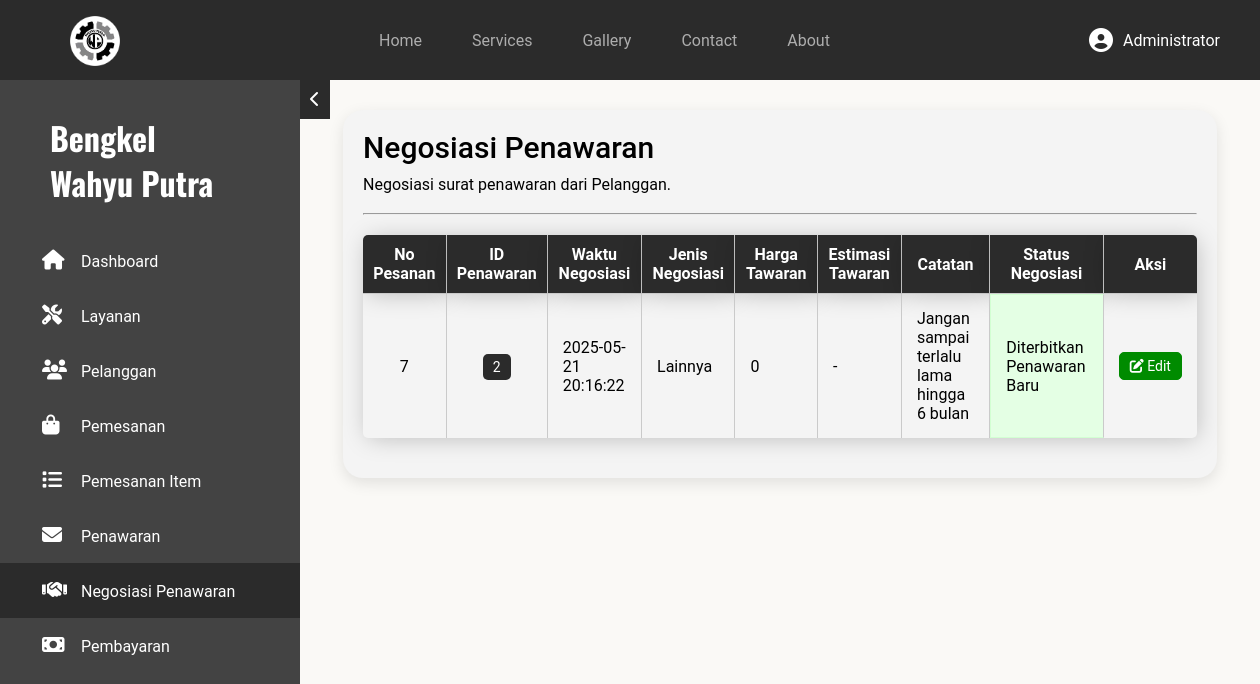
/dashboard/admin/negosiasi/index.php (signed in), run on an earlier commit of the app's database.
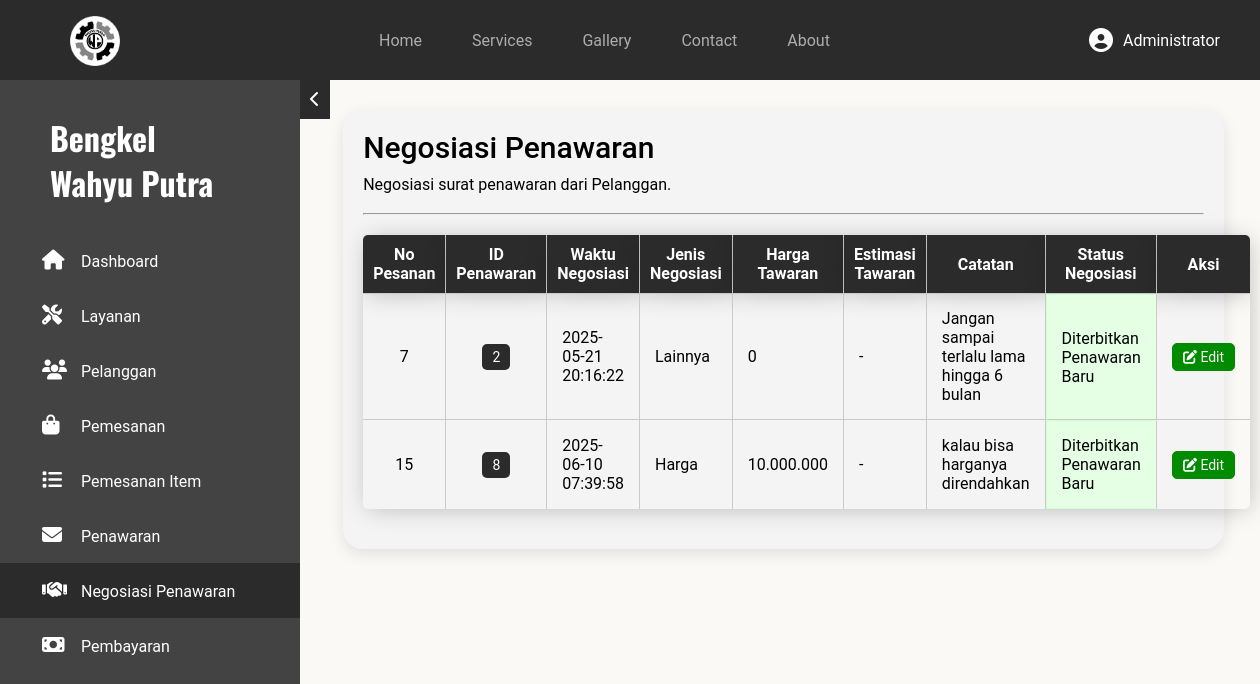
And on a later commit of the database.
### tables this page shows
CREATE TABLE `negosiasi_penawaran` (
  `id_negosiasi` int(11) NOT NULL,
  `id_penawaran` int(11) NOT NULL,
  `waktu_negosiasi` datetime NOT NULL DEFAULT current_timestamp(),
  `jenis_negosiasi` enum('Harga','Estimasi','Harga & Estimasi','Lainnya') NOT NULL,
  `harga_tawaran` int(11) DEFAULT NULL,
  `estimasi_tawaran` varchar(50) DEFAULT NULL,
  `catatan` text DEFAULT NULL,
  `status_negosiasi` enum('Menunggu','Diterbitkan Penawaran Baru') NOT NULL DEFAULT 'Menunggu'
);

CREATE TABLE `pemesanan` (
  `no_pesanan` int(11) NOT NULL,
  `id_pelanggan` int(11) NOT NULL,
  `waktu_pemesanan` datetime NOT NULL DEFAULT current_timestamp(),
  `nama_jalan` varchar(100) NOT NULL,
  `kecamatan` varchar(50) NOT NULL,
  `kabupaten_kota` varchar(50) NOT NULL,
  `provinsi` varchar(30) NOT NULL,
  `kode_pos` char(5) NOT NULL,
  `detail` varchar(50) DEFAULT NULL,
  `id_service` int(11) NOT NULL,
  `estimasi` date DEFAULT NULL,
  `status_pesanan` enum('Menunggu Penawaran','Penawaran Diterbitkan','Negosiasi Penawaran','Dalam Proses','Menunggu Pembayaran','Konfirmasi Pembayaran','Selesai') NOT NULL DEFAULT 'Menunggu Penawaran'
);

### dashboard/admin/negosiasi/index.php (the view, shortened to what this page needs)
<?php
require_once $_SERVER['DOCUMENT_ROOT'] . "/includes/global/koneksi.php";
?>
<!DOCTYPE html>
<html lang="en">
<head>
    <link rel="stylesheet" href="/assets/css/global.css">
    <link rel="stylesheet" href="/assets/css/admin.css">
    <link rel="stylesheet" href="/assets/fontawesome/css/all.css">
</head>
<body>
    <?php require_once $_SERVER['DOCUMENT_ROOT'] . "/includes/global/nav.php"; ?>
    <main>
        <?php require_once $_SERVER['DOCUMENT_ROOT'] . "/includes/admin/aside.php"; ?>
        <div class="container-crud">
            <section class="daftar-crud">
                <h1>Negosiasi Penawaran</h1>
                <p>Negosiasi surat penawaran dari Pelanggan.</p><br>
                <hr>
                <?php
                $querySelect = "SELECT ng.*, ps.no_pesanan  FROM negosiasi_penawaran ng
JOIN penawaran pw ON pw.id_penawaran = ng.id_penawaran
JOIN pemesanan ps ON ps.no_pesanan = pw.no_pesanan";
                $sql = mysqli_query($conn, $querySelect);
                ?>
                <table class="table-crud">
                    <tr>
                        <th>No Pesanan</th>
                        <th>ID Penawaran</th>
                        <th>Waktu Negosiasi</th>
                        <th>Jenis Negosiasi</th>
                        <th>Harga Tawaran</th>
                        <th>Estimasi Tawaran</th>
                        <th>Catatan</th>
                        <th>Status Negosiasi</th>
                        <th>Aksi</th>
                    </tr>
                    <?php while ($result = mysqli_fetch_assoc($sql)) { ?>
                        <tr>
                            <td style="text-align: center;"><?= $result['no_pesanan'] ?></td>
                            <td style="text-align: center;">
                                <a class="btn primary" href="../penawaran/#<?= $result['id_penawaran'] + 1 ?>">
                                    <?= $result['id_penawaran'] ?>
                                </a>
                            </td>
                            <td><?= $result['waktu_negosiasi'] ?></td>
                            <td><?= $result['jenis_negosiasi'] ?></td>
                            <td><?= number_format($result['harga_tawaran'], 0, ',', '.') ?? '-' ?></td>
                            <td><?= $result['estimasi_tawaran'] ?? '-' ?></td>
                            <td><?= $result['catatan'] ?? '-' ?></td>
                            <td class="<?= $result['status_negosiasi'] == 'Menunggu' ? 'row-yellow' : 'row-green' ?>"><?= $result['status_negosiasi'] ?></td>
                            <td class="action">
                                <a href="./kelola/?edit=<?= $result['id_negosiasi'] ?>" class="btn edit" style="display: block; margin-bottom: 5px;"><i class="fas fa-pen-to-square"></i> Edit</a>
                            </td>
                        </tr>
                    <?php } ?>
                </table>
            </section>
        </div>
    </main>
</body>
</html>

What changed in the data, as far as the page shows it:
added negosiasi_penawaran: pemesanan.no_pesanan "15", id_penawaran "8", waktu_negosiasi "2025-06-10 07:39:58", jenis_negosiasi "Harga", harga_tawaran "10.000.000", estimasi_tawaran "-", catatan "kalau bisa harganya direndahkan", status_negosiasi "Diterbitkan Penawaran Baru"
